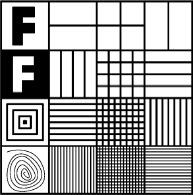
#> input picture class_exercises/ex10.png, 193 x 195 px
$ python ex10b.py
#> lines starting #> are read from the running program, lines starting #| are printed output that depends on the picture; after the words box and inside, x2 and y2 are one past the last pixel; in counts of white or black regions, pixels touching at a corner belong together
# Name: Ofir Cohen
# ID: 312255847
# Date: 12/1/2020

import cv2
import numpy as np
import matplotlib.pyplot as plt


def plot_images(imgs, rows, columns):
	'''
	Plotting the Original image and the Edged image
	'''
	plt.figure(figsize=(20,20))
	for index in range(rows*columns):
		plt.subplot(rows, columns,index+1)
		plt.imshow(imgs[index], cmap='gray')
		plt.xticks([])
		plt.yticks([])
	plt.show()


def create_mask(img):
	height, width = img.shape

	mask = np.full(img.shape, 255, dtype=np.uint8)
	mask[:, (height // 2) - 5:(height // 2) + 5] = 0
	mask[(width // 2) - 5:(width // 2) + 5, :] = 0

	return mask


def check_dots(image):
    hei,wid = image.shape
    temp = np.zeros((hei, wid, 3), dtype=np.uint8)
    for i in range(hei):
        for j in range(wid):
            if(image[i][j] >= 34000 and i < 115):
                temp[i, j, 0] = 255
    return temp


def main():
	img = cv2.imread('ex10.png', 0)
#> img is the input picture: shape (195, 193); min 0, max 255, mean 167.2
	mask = create_mask(img)
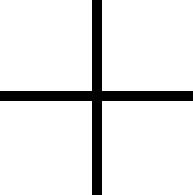
#> mask: shape (195, 193); 90% white; 1 black region, box (x1, y1, x2, y2) and area: (0, 0, 193, 195) 3780

	ftimage = np.fft.fft2(img) # transform image with fourier
	ftimage = np.fft.fftshift(ftimage)

	ftimagep = ftimage * mask
	imagep = np.fft.ifft2(ftimagep)
	imagep_abs = np.abs(imagep)
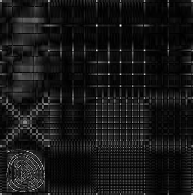
#> imagep_abs: shape (195, 193) float64; min 6.64, max 60130.8, mean 5359.1; drawn with min black and max white

	dots = check_dots(imagep_abs)
#> after the loop in check_dots, `for i in range(hei):`:
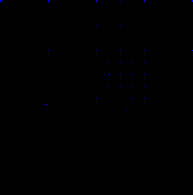
#> temp: shape (195, 193, 3); mean of channels 0, 1, 2 0.3, 0, 0; drawn as B, G, R

	final_img = cv2.cvtColor(img, cv2.COLOR_GRAY2RGB) + dots
	plot_images([img, final_img], 1, 2)
#> in plot_images, `plt.show()`:
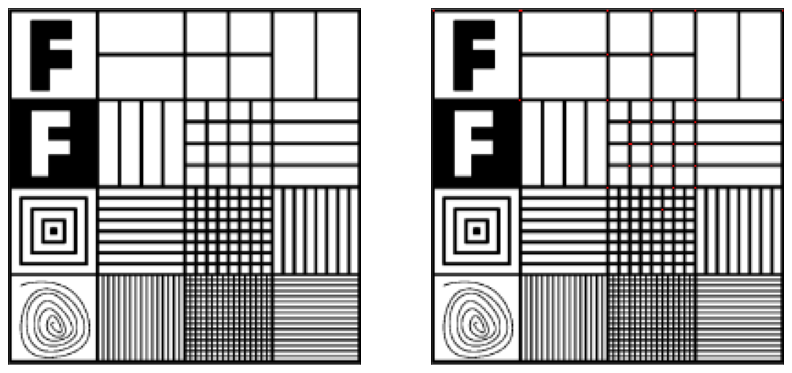
#> figure drawn by matplotlib, 2 panels


if __name__ == "__main__":
	main()

$ run again, with class_exercises/lines.png copied over class_exercises/ex10.png
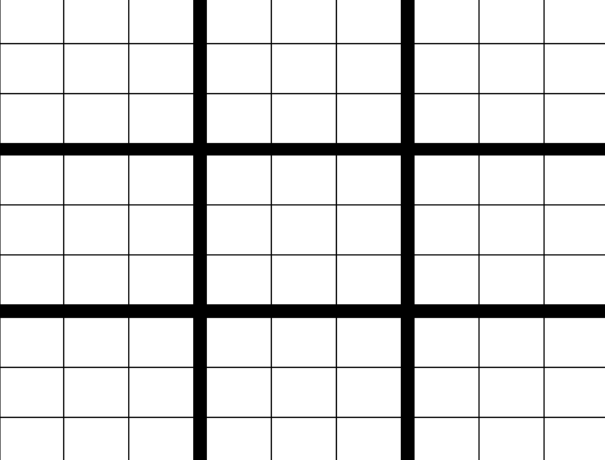
#> input picture class_exercises/lines.png, 605 x 460 px
#> in main, img is the input picture: shape (460, 605); min 0, max 255, mean 222.4
#> mask: shape (460, 605); 96.2% white; 1 black region, box (x1, y1, x2, y2) and area: (0, 0, 605, 460) 10550
#> after the loop in check_dots, `for i in range(hei):`:
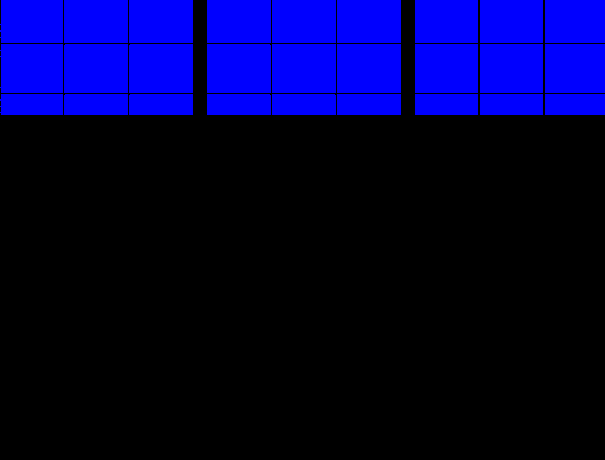
#> temp: shape (460, 605, 3); mean of channels 0, 1, 2 58.8, 0, 0; drawn as B, G, R
#> in plot_images, `plt.show()`:
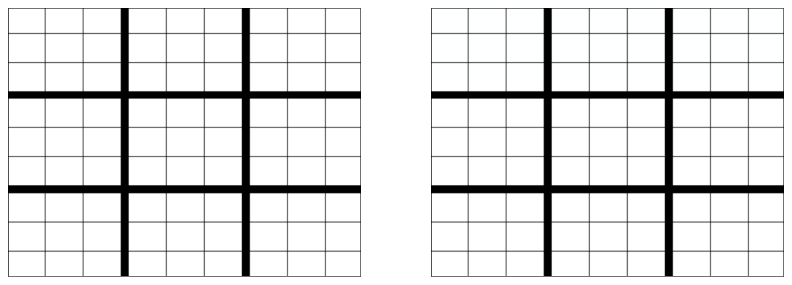
#> figure drawn by matplotlib, 2 panels; B, G, R data is drawn as R, G, B
